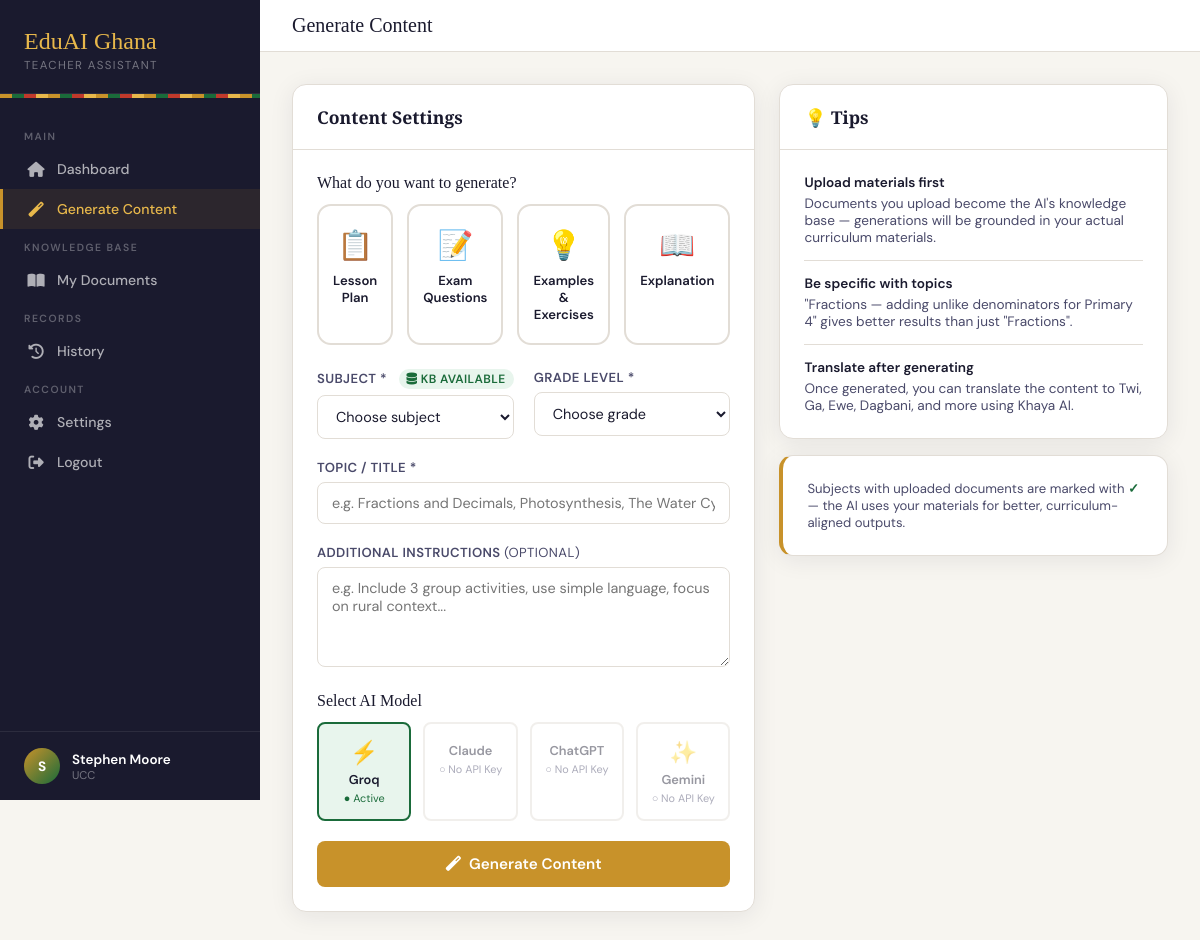
Page /generate (signed in) on the committed database.
### shared/models/database.py (models this page shows)
class User(UserMixin, db.Model):
    __tablename__ = 'users'
    id = db.Column(db.Integer, primary_key=True)
    name = db.Column(db.String(150), nullable=False)
    email = db.Column(db.String(150), unique=True, nullable=False)
    password = db.Column(db.String(200), nullable=False)
    school = db.Column(db.String(200))
    region = db.Column(db.String(100))
    preferred_llm = db.Column(db.String(50), default='groq')
    created_at = db.Column(db.DateTime, default=datetime.utcnow)
    documents = db.relationship('Document', backref='teacher', lazy=True)
    generations = db.relationship('Generation', backref='teacher', lazy=True)

### flask_app/routes/generate.py (the view)
@gen_bp.route('/generate', methods=['GET'])
@login_required
def index():
    user_docs = Document.query.filter_by(user_id=current_user.id).all()
    subjects_with_docs = list(set([d.subject for d in user_docs]))
    return render_template('generate/index.html',
                           subjects=SUBJECTS,
                           grade_levels=GRADE_LEVELS,
                           generation_types=GENERATION_TYPES,
                           llms=SUPPORTED_LLMS,
                           languages=TRANSLATION_LANGUAGES,
                           subjects_with_docs=subjects_with_docs,
                           current_llm=current_user.preferred_llm)

### flask_app/templates/generate/index.html (shortened to what this page needs)
{% extends "base.html" %}
{% block page_title %}Generate Content{% endblock %}
{% block content %}
<div class="grid-2" style="gap:24px;align-items:start;">
  <div>
    <div class="card">
      <div class="card-header"><h3>Content Settings</h3></div>
      <div class="card-body">
        <form method="POST" action="{{ url_for('generate.generate') }}" id="genForm" onsubmit="showLoading('🤖 AI is generating your content...')">
          <div style="margin-bottom:20px;">
            <div class="section-title">What do you want to generate?</div>
            <div class="gen-type-grid">
              {% set icons = {'lesson_plan':'📋','exam_questions':'📝','examples':'💡','explanation':'📖'} %}
              {% for key, label in generation_types.items() %}
              <div class="type-card {% if request.args.get('type') == key %}selected{% endif %}" onclick="selectType('{{ key }}')">
                <span class="tc-icon">{{ icons[key] }}</span>
                <div class="tc-label">{{ label.split(' ',1)[1] }}</div>
              </div>
              {% endfor %}
            </div>
          </div>
          <div class="grid-2">
            <div class="form-group">
              <label class="form-label">Subject *
                {% if subjects_with_docs %}<span class="subject-hint"><i class="fas fa-database"></i> KB available</span>{% endif %}
              </label>
              <select name="subject" class="form-control" required>
                <option value="">Choose subject</option>
              </select>
            </div>
            <div class="form-group">
              <label class="form-label">Grade Level *</label>
              <select name="grade_level" class="form-control" required>
                <option value="">Choose grade</option>
              </select>
            </div>
          </div>
          <div class="form-group">
            <label class="form-label">Topic / Title *</label>
            <input type="text" name="topic" class="form-control" placeholder="e.g. Fractions and Decimals, Photosynthesis, The Water Cycle..." required>
          </div>
          <div class="form-group">
            <label class="form-label">Additional Instructions <span style="color:var(--mid);font-weight:400;">(optional)</span></label>
            <textarea name="extra_instructions" class="form-control" rows="3" placeholder="e.g. Include 3 group activities, use simple language, focus on rural context..."></textarea>
          </div>
          <div style="margin-bottom:20px;">
            <div class="section-title">Select AI Model</div>
            <div class="llm-grid">
              {% set llm_icons = {'groq':'⚡','claude':'','chatgpt':'','gemini':'✨'} %}
              {% for key, info in llms.items() %}
              <div class="llm-card {% if key == current_llm %}selected{% endif %} {% if not info.available %}unavailable{% endif %}"
                   onclick="{% if info.available %}selectLLM('{{ key }}'){% endif %}">
                <div style="font-size:1.4rem;">{{ llm_icons[key] }}</div>
                <div class="llm-name">{{ info.name.split('(')[0].strip() }}</div>
                <div class="llm-status {% if info.available %}avail{% else %}unavail{% endif %}">
                  {% if info.available %}● Active{% else %}○ No API Key{% endif %}
                </div>
              </div>
              {% endfor %}
            </div>
          </div>
          <button type="submit" class="btn btn-primary btn-lg" style="width:100%;justify-content:center;">
            <i class="fas fa-magic"></i> Generate Content
          </button>
        </form>
      </div>
    </div>
  </div>
  <div style="display:flex;flex-direction:column;gap:16px;">
    <div class="card">
      <div class="card-header"><h3>💡 Tips</h3></div>
      <div class="card-body" style="display:flex;flex-direction:column;gap:14px;">
        <div style="font-size:0.85rem;">
          <div style="font-weight:600;margin-bottom:4px;">Upload materials first</div>
          <div style="color:var(--mid);">Documents you upload become the AI's knowledge base — generations will be grounded in your actual curriculum materials.</div>
        </div>
        <div style="height:1px;background:var(--border);"></div>
        <div style="font-size:0.85rem;">
          <div style="font-weight:600;margin-bottom:4px;">Be specific with topics</div>
          <div style="color:var(--mid);">"Fractions — adding unlike denominators for Primary 4" gives better results than just "Fractions".</div>
        </div>
        <div style="height:1px;background:var(--border);"></div>
        <div style="font-size:0.85rem;">
          <div style="font-weight:600;margin-bottom:4px;">Translate after generating</div>
          <div style="color:var(--mid);">Once generated, you can translate the content to Twi, Ga, Ewe, Dagbani, and more using Khaya AI.</div>
        </div>
      </div>
    </div>
    <div class="card" style="border-left:4px solid var(--gold);">
      <div class="card-body">
        <div style="font-size:0.82rem;color:var(--mid);">Subjects with uploaded documents are marked with <strong style="color:var(--green);">✓</strong> — the AI uses your materials for better, curriculum-aligned outputs.</div>
      </div>
    </div>
  </div>
</div>
{% endblock %}

### flask_app/templates/base.html (shortened to what this page needs)
<!DOCTYPE html>
<html lang="en">
<head>
  <link rel="stylesheet" href="https://cdnjs.cloudflare.com/ajax/libs/font-awesome/6.5.1/css/all.min.css">
</head>
<body>
{% if current_user.is_authenticated %}
<nav class="sidebar">
  <div class="sidebar-brand">
    <div class="logo-text">EduAI Ghana</div>
    <div class="logo-sub">Teacher Assistant</div>
  </div>
  <div class="sidebar-kente"></div>
  <div class="sidebar-nav">
    <div class="nav-section-label">Main</div>
    <a href="{{ url_for('dashboard.home') }}" class="nav-link {% if request.endpoint == 'dashboard.home' %}active{% endif %}">
      <i class="fas fa-home"></i> Dashboard
    </a>
    <a href="{{ url_for('generate.index') }}" class="nav-link {% if request.endpoint in ['generate.index','generate.generate'] %}active{% endif %}">
      <i class="fas fa-magic"></i> Generate Content
    </a>
    <div class="nav-section-label">Knowledge Base</div>
    <a href="{{ url_for('documents.index') }}" class="nav-link {% if request.endpoint == 'documents.index' %}active{% endif %}">
      <i class="fas fa-book-open"></i> My Documents
    </a>
    <div class="nav-section-label">Records</div>
    <a href="{{ url_for('generate.history') }}" class="nav-link {% if request.endpoint == 'generate.history' %}active{% endif %}">
      <i class="fas fa-history"></i> History
    </a>
    <div class="nav-section-label">Account</div>
    <a href="{{ url_for('settings.index') }}" class="nav-link {% if request.endpoint == 'settings.index' %}active{% endif %}">
      <i class="fas fa-cog"></i> Settings
    </a>
    <a href="{{ url_for('auth.logout') }}" class="nav-link">
      <i class="fas fa-sign-out-alt"></i> Logout
    </a>
  </div>
  <div class="sidebar-user">
    <div class="user-avatar">{{ current_user.name[0].upper() }}</div>
    <div class="user-info">
      <div class="user-name">{{ current_user.name }}</div>
      <div class="user-role">{{ current_user.school or 'Teacher' }}</div>
    </div>
  </div>
</nav>
<div class="main-wrapper">
  <div class="topbar">
    <div class="topbar-title">{% block page_title %}{% endblock %}</div>
  </div>
  <div class="main-content">
    {% block content %}{% endblock %}
  </div>
</div>
{% else %}
{% block auth_content %}{% endblock %}
{% endif %}
</body>
</html>

### flask_app/templates/base.html (style rules this page uses)
:root { --gold: #C8922A; --gold-light: #E8B84B; --gold-pale: #FDF3E0; --green: #1A6B3A; --green-light: #2D9653; --green-pale: #E8F5ED; --red: #C0392B; --dark: #1A1A2E; --dark-2: #2D2D44; --mid: #4A4A6A; --light: #F7F5F0; --white: #FFFFFF; --border: #E2DDD6; --shadow: 0 4px 24px rgba(26,26,46,0.08); --shadow-lg: 0 12px 48px rgba(26,26,46,0.14); --radius: 14px; --radius-sm: 8px; --font-display: 'Playfair Display', serif; --font-body: 'DM Sans', sans-serif; --font-mono: 'DM Mono', monospace; }
*, *::before, *::after { box-sizing: border-box; margin: 0; padding: 0; }
body { font-family: var(--font-body); background: var(--light); color: var(--dark); min-height: 100vh; display: flex; }
.sidebar { width: 260px; min-height: 100vh; background: var(--dark); display: flex; flex-direction: column; position: fixed; top: 0; left: 0; z-index: 100; transition: transform 0.3s; }
.sidebar-brand { padding: 28px 24px 20px; border-bottom: 1px solid rgba(255,255,255,0.08); }
.sidebar-brand .logo-text { font-family: var(--font-display); font-size: 1.5rem; color: var(--gold-light); line-height: 1.1; }
.sidebar-brand .logo-sub { font-size: 0.72rem; color: rgba(255,255,255,0.4); letter-spacing: 0.12em; text-transform: uppercase; margin-top: 4px; }
.sidebar-kente { height: 4px; background: repeating-linear-gradient(90deg, var(--gold) 0 12px, var(--green) 12px 24px, var(--red) 24px 36px, var(--gold-light) 36px 48px); margin: 0; }
.sidebar-nav { padding: 20px 0; flex: 1; }
.nav-section-label { font-size: 0.65rem; letter-spacing: 0.14em; text-transform: uppercase; color: rgba(255,255,255,0.3); padding: 12px 24px 6px; font-weight: 600; }
.nav-link { display: flex; align-items: center; gap: 12px; padding: 11px 24px; color: rgba(255,255,255,0.65); text-decoration: none; font-size: 0.88rem; font-weight: 500; border-left: 3px solid transparent; transition: all 0.2s; }
.nav-link.active { color: var(--gold-light); border-left-color: var(--gold); background: rgba(200,146,42,0.1); }
.nav-link i { width: 18px; text-align: center; font-size: 0.95rem; }
.sidebar-user { padding: 16px 24px; border-top: 1px solid rgba(255,255,255,0.08); display: flex; align-items: center; gap: 12px; }
.user-avatar { width: 36px; height: 36px; border-radius: 50%; background: linear-gradient(135deg, var(--gold), var(--green)); display: flex; align-items: center; justify-content: center; font-weight: 700; font-size: 0.85rem; color: white; flex-shrink: 0; }
.user-info .user-name { font-size: 0.84rem; font-weight: 600; color: var(--white); }
.user-info .user-role { font-size: 0.7rem; color: rgba(255,255,255,0.4); }
.main-wrapper { margin-left: 260px; flex: 1; min-height: 100vh; display: flex; flex-direction: column; }
.topbar { background: var(--white); border-bottom: 1px solid var(--border); padding: 14px 32px; display: flex; align-items: center; justify-content: space-between; position: sticky; top: 0; z-index: 50; }
.topbar-title { font-family: var(--font-display); font-size: 1.25rem; color: var(--dark); }
.btn { display: inline-flex; align-items: center; gap: 8px; padding: 9px 18px; border-radius: var(--radius-sm); font-family: var(--font-body); font-size: 0.86rem; font-weight: 600; cursor: pointer; border: none; text-decoration: none; transition: all 0.2s; }
.btn-primary { background: var(--gold); color: white; }
.btn-lg { padding: 13px 28px; font-size: 0.95rem; }
.main-content { padding: 32px; flex: 1; }
.card { background: var(--white); border-radius: var(--radius); border: 1px solid var(--border); box-shadow: var(--shadow); overflow: hidden; }
.card-header { padding: 20px 24px; border-bottom: 1px solid var(--border); display: flex; align-items: center; justify-content: space-between; }
.card-header h3 { font-family: var(--font-display); font-size: 1.1rem; color: var(--dark); }
.card-body { padding: 24px; }
.form-group { margin-bottom: 20px; }
.form-label { display: block; font-size: 0.82rem; font-weight: 600; color: var(--mid); margin-bottom: 6px; letter-spacing: 0.03em; text-transform: uppercase; }
.form-control { width: 100%; padding: 11px 14px; border: 1.5px solid var(--border); border-radius: var(--radius-sm); font-family: var(--font-body); font-size: 0.9rem; color: var(--dark); background: var(--white); transition: border-color 0.2s; outline: none; }
select.form-control { cursor: pointer; }
textarea.form-control { resize: vertical; min-height: 100px; }
.grid-2 { display: grid; grid-template-columns: 1fr 1fr; gap: 20px; }

### rows in the picture
User: name "S", name "Stephen Moore", school "UCC"

### other values in the picture
{{ icons[key] }} "📋" "📝" "💡" "📖"
{{ label.split(' ',1)[1] }} "Lesson Plan" "Exam Questions" "Examples & Exercises" "Explanation"
{{ llm_icons[key] }} "⚡" "✨"
{{ info.name.split('(')[0].strip() }} "Groq" "Claude" "ChatGPT" "Gemini"
